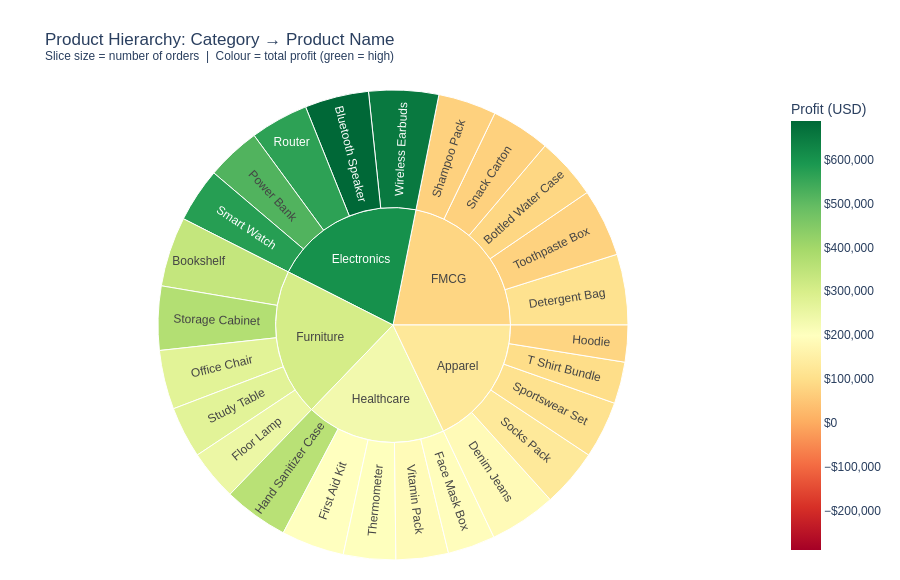

Write notebook code for a chart like this one.
### Markdown cell above
### 4.3 Sunburst Chart
**Definition:** A Sunburst chart is a **multi-level pie chart**. The inner ring shows the top-level
categories; the outer ring(s) show sub-categories inside each slice. It is used to visualise
**hierarchical (parent-child) data** in one circular view.

**Why Sunburst?** When your data has two or more levels of grouping (like Category → Products)
and you want to see both the parent size and the child breakdown at once.
A regular pie can only show one level.

**Data used:** **Product Category** (inner ring, 5 categories) → **Product Name** (outer ring, 25 products)
coloured by Total **Profit** so slice size = number of orders and colour = how profitable each product is.

### Code cell
# ── Aggregate ────────────────────────────────────────────────────────────────
sun = (
    df.groupby(["Product Category", "Product Name"])
    .agg(Orders=("Order ID", "count"), Profit=("Profit", "sum"))
    .reset_index()
)

fig = px.sunburst(
    sun,
    path=["Product Category", "Product Name"],
    values="Orders",
    color="Profit",
    color_continuous_scale="RdYlGn",
    color_continuous_midpoint=sun["Profit"].median(),
    title="Product Hierarchy: Category → Product Name<br>"
          "<sup>Slice size = number of orders &nbsp;|&nbsp; Colour = total profit (green = high)</sup>",
)
fig.update_layout(
    height=580,
    margin=dict(t=90, b=20, l=20, r=20),
    coloraxis_colorbar=dict(title="Profit (USD)", tickformat="$,.0f"),
    font=dict(family="Arial", size=12),
)
fig.show()

### Figure 1 — Plotly figure (JSON) as saved in the notebook; plotly's stock layout.template omitted (floating-point values rounded to 4 significant figures)
{"data": [{"branchvalues": "total", "customdata": [[185000.0], [79410.0], [130000.0], [108200.0], [97380.0], [687900.0], [519100.0], [565300.0], [574900.0], [652800.0], [84040.0], [109300.0], [71970.0], [71220.0], [73470.0], [337100.0], [247700.0], [273700.0], [368800.0], [272700.0], [194000.0], [199200.0], [357900.0], [202100.0], [186700.0], [127000.0], [605100.0], [82810.0], [304700.0], [233300.0]], "domain": {"x": [0, 1], "y": [0, 1]}, "hovertemplate": "labels=%{label}<br>Orders=%{value}<br>parent=%{parent}<br>id=%{id}<br>Profit=%{color}<extra></extra>", "ids": ["Apparel/Denim Jeans", "Apparel/Hoodie", "Apparel/Socks Pack", "Apparel/Sportswear Set", "Apparel/T Shirt Bundle", "Electronics/Bluetooth Speaker", "Electronics/Power Bank", "Electronics/Router", "Electronics/Smart Watch", "Electronics/Wireless Earbuds", "FMCG/Bottled Water Case", "FMCG/Detergent Bag", "FMCG/Shampoo Pack", "FMCG/Snack Carton", "FMCG/Toothpaste Box", "Furniture/Bookshelf", "Furniture/Floor Lamp", "Furniture/Office Chair", "Furniture/Storage Cabinet", "Furniture/Study Table", "Healthcare/Face Mask Box", "Healthcare/First Aid Kit", "Healthcare/Hand Sanitizer Case", "Healthcare/Thermometer", "Healthcare/Vitamin Pack", "Apparel", "Electronics", "FMCG", "Furniture", "Healthcare"], "labels": ["Denim Jeans", "Hoodie", "Socks Pack", "Sportswear Set", "T Shirt Bundle", "Bluetooth Speaker", "Power Bank", "Router", "Smart Watch", "Wireless Earbuds", "Bottled Water Case", "Detergent Bag", "Shampoo Pack", "Snack Carton", "Toothpaste Box", "Bookshelf", "Floor Lamp", "Office Chair", "Storage Cabinet", "Study Table", "Face Mask Box", "First Aid Kit", "Hand Sanitizer Case", "Thermometer", "Vitamin Pack", "Apparel", "Electronics", "FMCG", "Furniture", "Healthcare"], "marker": {"coloraxis": "coloraxis", "colors": [185000.0, 79410.0, 130000.0, 108200.0, 97380.0, 687900.0, 519100.0, 565300.0, 574900.0, 652800.0, 84040.0, 109300.0, 71970.0, 71220.0, 73470.0, 337100.0, 247700.0, 273700.0, 368800.0, 272700.0, 194000.0, 199200.0, 357900.0, 202100.0, 186700.0, 127000.0, 605100.0, 82810.0, 304700.0, 233300.0]}, "name": "", "parents": ["Apparel", "Apparel", "Apparel", "Apparel", "Apparel", "Electronics", "Electronics", "Electronics", "Electronics", "Electronics", "FMCG", "FMCG", "FMCG", "FMCG", "FMCG", "Furniture", "Furniture", "Furniture", "Furniture", "Furniture", "Healthcare", "Healthcare", "Healthcare", "Healthcare", "Healthcare", "", "", "", "", ""], "type": "sunburst", "values": [69.0, 38.0, 60.0, 59.0, 43.0, 66.0, 56.0, 60.0, 56.0, 72.0, 64.0, 73.0, 60.0, 61.0, 70.0, 72.0, 52.0, 61.0, 66.0, 53.0, 49.0, 65.0, 67.0, 54.0, 54.0, 269.0, 310.0, 328.0, 304.0, 289.0]}], "layout": {"coloraxis": {"cmid": 199200.0, "colorbar": {"tickformat": "$,.0f", "title": {"text": "Profit (USD)"}}, "colorscale": [[0, "rgb(165,0,38)"], [0.1, "rgb(215,48,39)"], [0.2, "rgb(244,109,67)"], [0.3, "rgb(253,174,97)"], [0.4, "rgb(254,224,139)"], [0.5, "rgb(255,255,191)"], [0.6, "rgb(217,239,139)"], [0.7, "rgb(166,217,106)"], [0.8, "rgb(102,189,99)"], [0.9, "rgb(26,152,80)"], [1, "rgb(0,104,55)"]]}, "font": {"family": "Arial", "size": 12}, "height": 580, "legend": {"tracegroupgap": 0}, "margin": {"b": 20, "l": 20, "r": 20, "t": 90}, "title": {"text": "Product Hierarchy: Category → Product Name<br><sup>Slice size = number of orders &nbsp;|&nbsp; Colour = total profit (green = high)</sup>"}}}
